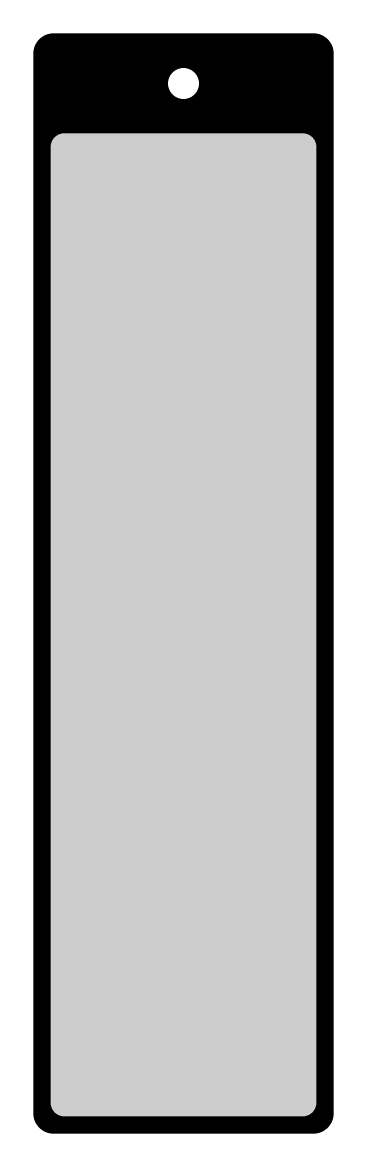
#> input picture cad/bookmarks/gpt_prompt/1_blueprint.png, 1100 x 3500 px (shown at 1/3 size)
$ python stencil_to_stl.py gpt_prompt/1_blueprint.png out.png
#> lines starting #> are read from the running program, lines starting #| are printed output that depends on the picture
"""Black/white stencil picture (e.g. from GPT with cad/bookmarks/gpt_prompt) -> cut-out bookmark STL.

    python cad/bookmarks/stencil_to_stl.py picture.png OUT_DIR --name rose [--width 45] [--thick 1.0] [--grow 0.0]

Black = printed, white = cut through. The outline is traced on a smoothed copy (no pixel steps), scaled so the black
bounding box is --width mm wide, loose islands are tied in with small bridges (red circles in the preview), --grow thickens every black shape (mm per side).
Writes NAME.stl and NAME_preview.png and prints the checks (pieces, thin necks, narrow gaps, size).
"""
import argparse
import numpy as np
import contourpy
from PIL import Image
from scipy import ndimage as ndi
from shapely.geometry import MultiPolygon, Polygon
from shapely.ops import unary_union

ap = argparse.ArgumentParser()
ap.add_argument("picture"); ap.add_argument("out")
ap.add_argument("--name", default="bookmark"); ap.add_argument("--width", type=float, default=45.0)
ap.add_argument("--thick", type=float, default=1.0); ap.add_argument("--grow", type=float, default=0.0)
ap.add_argument("--colour", default="#e6b3ad")
a = ap.parse_args()

im = Image.open(a.picture).convert("L")
im = im.resize((im.width * 2, im.height * 2), Image.LANCZOS)
#> im: PIL image 2200x7000 L
dark = ndi.gaussian_filter(1.0 - np.asarray(im, float) / 255.0, 1.3)
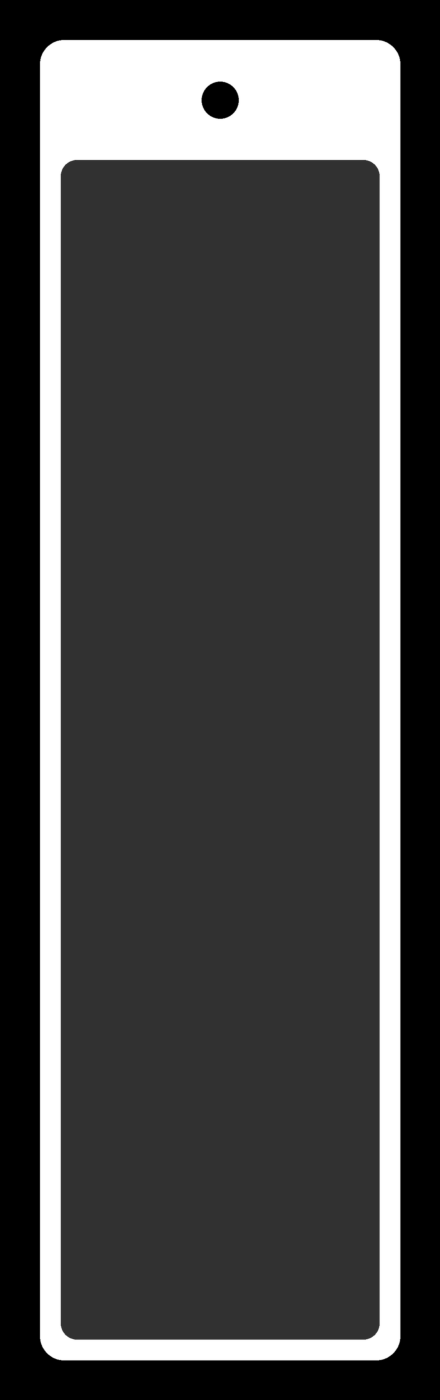
#> dark: shape (7000, 2200) float64 (shown at 1/5 size); min 0, max 1, mean 0.279
dark = np.pad(dark, 4)                                                # so shapes touching the border close
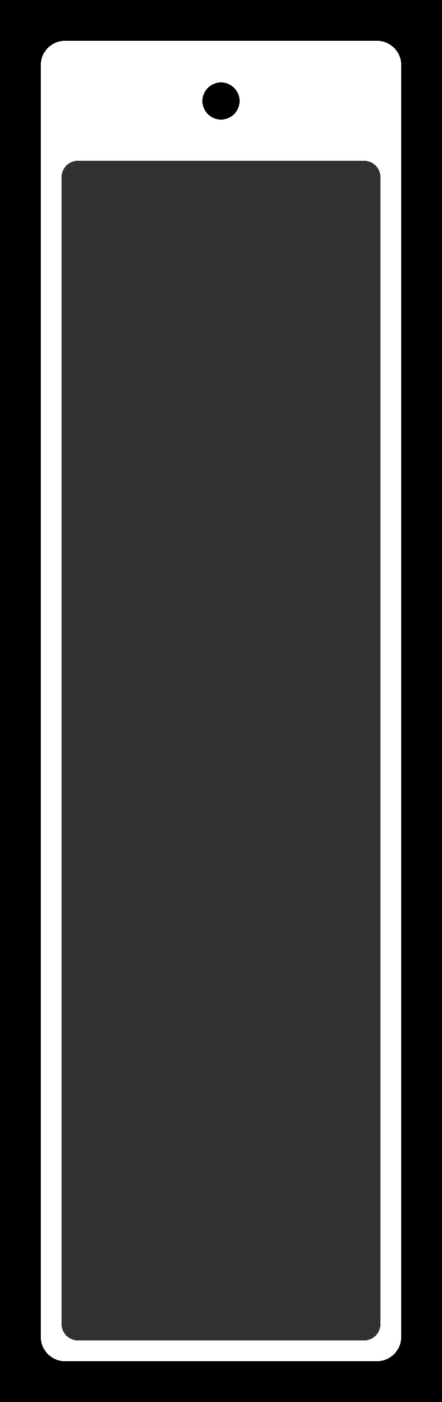
#> dark: shape (7008, 2208) float64 (shown at 1/5 size); min 0, max 1, mean 0.278
polys = []
gen = contourpy.contour_generator(z=dark, fill_type="OuterOffset")
pts_list, off_list = gen.filled(0.5, 5.0)
#> pts_list = 1 point arrays, longest 32539 points; off_list = [[0, 16809, 31794, 32539]]
for pts, offs in zip(pts_list, off_list):
    rings = [pts[offs[i]:offs[i + 1]] for i in range(len(offs) - 1)]
    p = Polygon(rings[0], rings[1:]).buffer(0)
    if not p.is_empty:
        polys.append(p)
#> this loop made 1 pass
#> (offs, rings) on pass 1: ([0, 16809, 31794, 32539], 3 point arrays, longest 16809 points)
#> after the loop, polys = 1 item
g = unary_union(polys)
x0, y0, x1, y1 = g.bounds
#> x0 = 203.5; y0 = 203.5; x1 = 2005.5; y1 = 6805.5
k = a.width / (x1 - x0)
#> k = 0.025
from shapely import affinity
g = affinity.affine_transform(g, [k, 0, 0, -k, -x0 * k, y1 * k])      # mm, y up, origin at the lower-left corner
g = g.simplify(0.03)
if a.grow:
    g = g.buffer(a.grow, join_style=1)
# widen white cut lines that are too narrow to print open (under 0.5 mm) by 0.1 mm per side
narrow = g.buffer(0.25, join_style=1).buffer(-0.25, join_style=1).difference(g)
g = g.difference(narrow.buffer(0.1, join_style=1)).buffer(0)
parts = sorted(g.geoms if isinstance(g, MultiPolygon) else [g], key=lambda p: -p.area)
#> parts = 1 item
main, loose = parts[0], [p for p in parts[1:] if p.area >= 2.0]
#> loose = []
# islands (e.g. petals drawn with a white line all around) are tied to the body with two small bridges each
from shapely.geometry import LineString, Point
from shapely.ops import nearest_points
bridges = []
todo = list(loose)
#> todo = []
while todo:
    todo.sort(key=lambda p: p.distance(main))
    isl = todo.pop(0)
    p1, p2 = nearest_points(isl, main)
    made = [LineString([p1, p2])]
    ring = isl.exterior
    cand = [ring.interpolate(s) for s in np.linspace(0, ring.length, 200, endpoint=False)]
    cand = [q for q in cand if q.distance(main) < 1.6 and q.distance(p1) > 0.3 * ring.length / 3.14]
    if cand:
        q = max(cand, key=lambda q: q.distance(p1))
        made.append(LineString(nearest_points(q, main)))
    for ln in made:
        ext = affinity.scale(ln, 1 + 1.2 / max(ln.length, 0.05), 1 + 1.2 / max(ln.length, 0.05))
        bridges.append(ext.buffer(0.55, cap_style=2))
    main = unary_union([main, isl] + bridges[-len(made):]).buffer(0)
    if isinstance(main, MultiPolygon):
        main = max(main.geoms, key=lambda p: p.area)
#> this loop made 0 passes
#> after the loop, bridges = []
print(f"islands tied in with bridges: {len(loose)} (bridges {len(bridges)})")
#| islands tied in with bridges: 0 (bridges 0)
print(f"size {main.bounds[2] - main.bounds[0]:.1f} x {main.bounds[3] - main.bounds[1]:.1f} mm, thickness {a.thick} mm, windows {len(main.interiors)}")
#| size 45.0 x 164.9 mm, thickness 1.0 mm, windows 2
for lim in (0.6, 0.8, 1.0):
    thin = main.difference(main.buffer(-lim / 2, join_style=1).buffer(lim / 2 + 0.02, join_style=1))
    spots = [p for p in (thin.geoms if hasattr(thin, "geoms") else [thin]) if p.area > 0.05]
    print(f"black thinner than {lim} mm: {sum(p.area for p in spots):.1f} mm2 in {len(spots)} spots")
#> this loop made 3 passes
#| black thinner than 0.6 mm: 0.0 mm2 in 0 spots
#| black thinner than 0.8 mm: 0.0 mm2 in 0 spots
#| black thinner than 1.0 mm: 0.0 mm2 in 0 spots
closed = main.buffer(0.25, join_style=1).buffer(-0.25, join_style=1).difference(main)
print(f"white gaps narrower than 0.5 mm: {closed.area:.1f} mm2")
#| white gaps narrower than 0.5 mm: 0.9 mm2
# is it still one piece if every neck under 0.8 mm breaks?
core = main.buffer(-0.4, join_style=1)
print("pieces if necks under 0.8 mm break:", len(core.geoms) if isinstance(core, MultiPolygon) else 1)
#| pieces if necks under 0.8 mm break: 1

import trimesh
#> (the run stopped early here; a loop or call above may not have finished)
